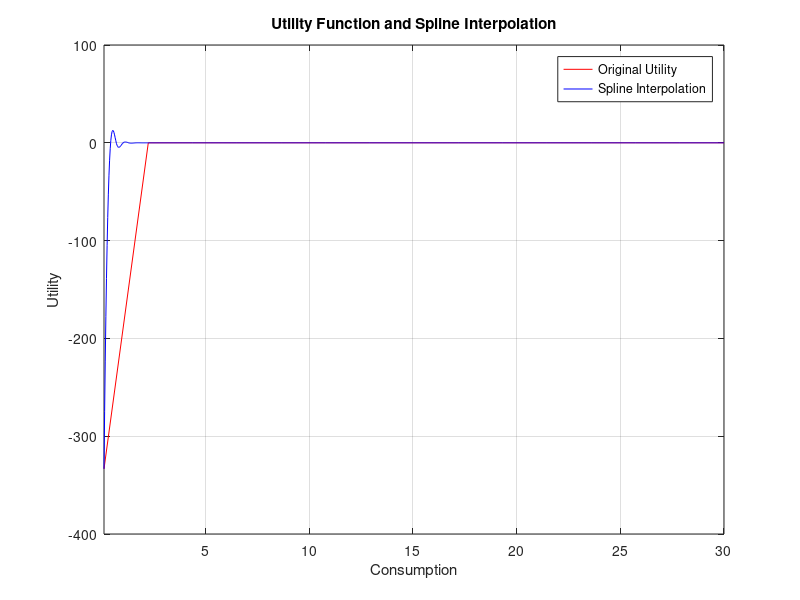
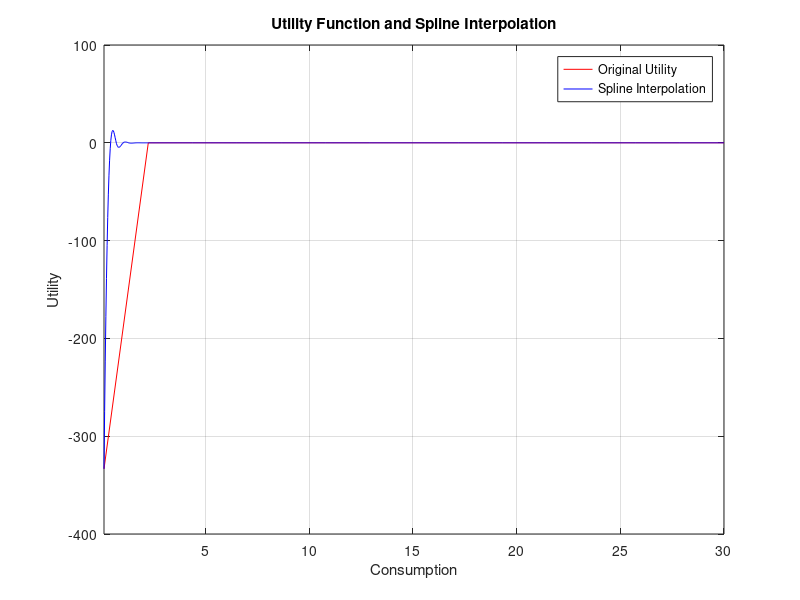
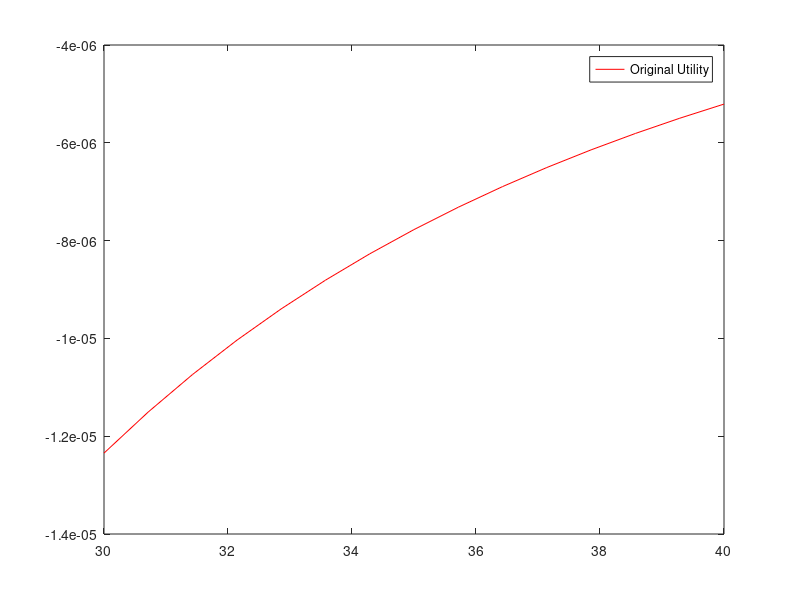

MATLAB code for these plots, in order: (Note: this script raises an error after producing the figures.)
% Econ 527 Spring 2026 Question 2
% Professor Greaney
% Written by: Camille Bergeron
% Due: April 21, 2026
% Last Edited: April 11, 2026


%% Part 1: Interpolation

% vector for consumption grid
c_grid = linspace(0.1, 30, 100); % consumption grid from 0.1 to 30 with step of 0.01
disp('Consumption grid:');
disp(c_grid(1:10));

% evaluating utility function at the consumption grid points

function u = crra_utility(c, gamma)
    if gamma == 1
        u = log(c); % logarithmic utility for gamma = 1
    else
        u = c.^(1-gamma) / (1-gamma); % CRRA utility for gamma != 1
    end
end

gamma = 4; % risk aversion parameter
u_grid = crra_utility(c_grid, gamma); % utility grid using CRRA utility function
disp('Original utility values:');
disp(u_grid(1:10));

% spline interpolation
spline_interp = spline(c_grid, u_grid); % create spline interpolation object
c_grid_interp = linspace(0.1, 30, 1000); % new consumption grid for interpolation
u_interp = ppval(spline_interp, c_grid_interp); % evaluate spline interpolation at new dense consumption grid

% calculating error at each grid point 
u_original = crra_utility(c_grid_interp, gamma); % original utility values at the new dense grid
error = abs(u_original - u_interp); % absolute error between original and interpolated utility values
disp('Maximum error between original and interpolated utility values:');
disp(max(error));

% Plotting the original utility values and the interpolated values
figure;
fplot(@(x) crra_utility(x, gamma), [0.1, 30], 'r-', 'DisplayName', 'Original Utility'); % original utility function
hold on;
plot(c_grid_interp, u_interp, 'b-', 'DisplayName', 'Spline Interpolation'); % spline interpolation
xlabel('Consumption');
ylabel('Utility');
title('Utility Function and Spline Interpolation');
legend;
grid on;    
saveas(gcf,'spline_interpolation.fig')
saveas(gcf,'spline_interpolation.png')

%% Part 2: Polynomial grid

% creating polynomilial grid for consumption
curve = 3; % curvature parameter for polynomial grid
c_grid_poly = 0.1 + (30-0.1)* c_grid.^curve; % polynomial grid transformation
disp('Polynomial consumption grid:');
disp(c_grid_poly(1:10));    

u_grid_poly = crra_utility(c_grid_poly, gamma); % utility grid using CRRA utility function
disp('Original utility values:');
disp(u_grid_poly(1:10));

% spline interpolation, again
spline_interp_poly = spline(c_grid_poly, u_grid_poly); % create spline interpolation object
c_grid_interp_poly = linspace(0.1, 30, 1000); % new consumption grid for interpolation
u_interp_poly = ppval(spline_interp_poly, c_grid_interp_poly); % evaluate spline interpolation at new dense consumption grid

% calculating error at each grid point 
u_original_poly = crra_utility(c_grid_interp_poly, gamma); % original utility values at the new dense grid
error_poly = abs(u_original_poly - u_interp_poly); % absolute error between original and interpolated utility values
disp('Maximum error between original and interpolated utility values:');
disp(max(error_poly));

% Plotting the original utility values and the new interpolated values
figure;
fplot(@(x) crra_utility(x, gamma), [30, 40], 'r-', 'DisplayName', 'Original Utility'); % original utility function
hold on;
plot(c_grid_interp_poly, u_interp_poly, 'b-', ...
    'DisplayName', 'Spline Interpolationb Polynomial', Color='#DC94FF'); % spline interpolation   
xlabel('Consumption');
ylabel('Utility');
title('Utility Function and Spline Interpolation with Polynomial Grid, 30-40');
legend;
grid on;    
saveas(gcf,'spline_interpolation_poly1.png')
saveas(gcf,'spline_interpolation_poly.fig')

% Plotting the original utility values and the new interpolated values
figure;
fplot(@(x) crra_utility(x, gamma), [0.01, 0.1], 'r-', 'DisplayName', 'Original Utility'); % original utility function
hold on;
plot(c_grid_interp_poly, u_interp_poly, 'b-', ...
    'DisplayName', 'Spline Interpolationb Polynomial', Color='#DC94FF'); % spline interpolation   
xlabel('Consumption');
ylabel('Utility');
title('Utility Function and Spline Interpolation with Polynomial Grid, 0.01-0.1');
legend;
grid on;    
saveas(gcf,'spline_interpolation_poly2.png')
saveas(gcf,'spline_interpolation_poly2.fig')


%% Part 3: 
